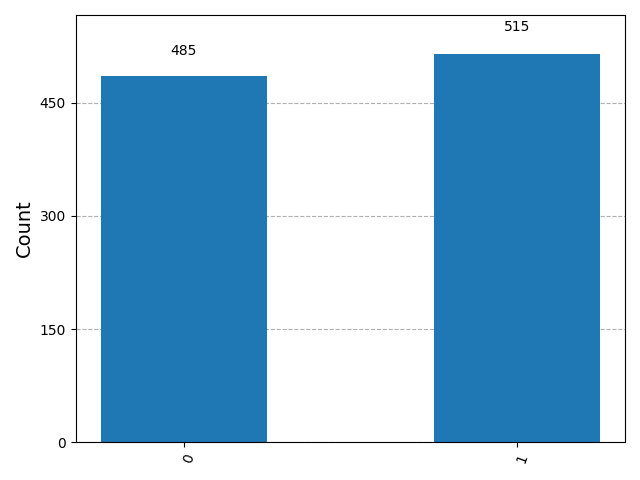

Source code (Python):
from qiskit import QuantumCircuit, transpile
from qiskit_aer import Aer
from qiskit.visualization import plot_histogram
import matplotlib.pyplot as plt

qc = QuantumCircuit(1, 1)

qc.h(0) # hadamard gate
qc.measure(0, 0)

simulator = Aer.get_backend("qasm_simulator")
compiled_circuit = transpile(qc, simulator)
result = simulator.run(compiled_circuit, shots=1000).result()

counts = result.get_counts(qc)
print("Measurement counts:", counts)

plot_histogram(counts)
plt.savefig("quantum_superposition.png")
